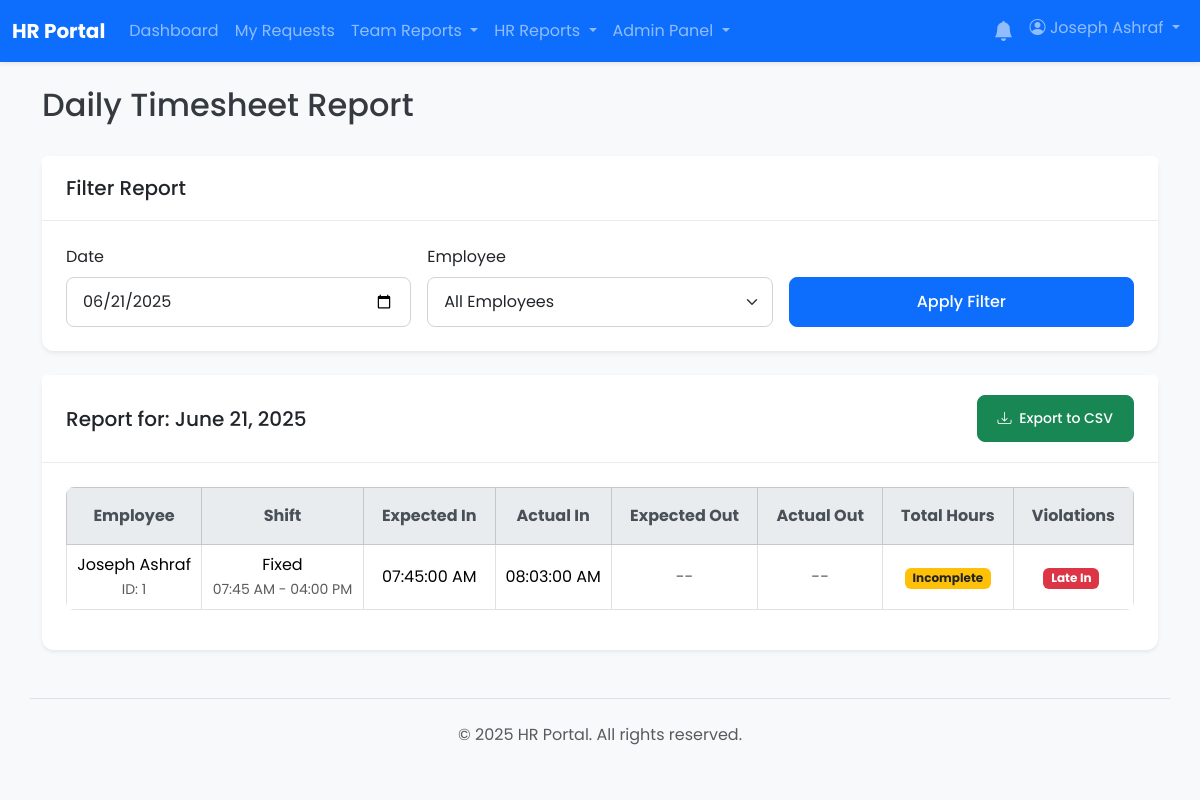
The page /reports/timesheet.php (signed in) on the database its author committed.
### tables this page shows
CREATE TABLE `users` (
  `id` int(11) NOT NULL,
  `employee_code` varchar(50) DEFAULT NULL,
  `full_name` varchar(255) NOT NULL,
  `email` varchar(255) NOT NULL,
  `password` varchar(255) NOT NULL,
  `role` enum('user','manager','hr','hr_manager','admin') NOT NULL DEFAULT 'user',
  `shift_id` int(11) DEFAULT NULL,
  `department_id` int(11) DEFAULT NULL,
  `direct_manager_id` int(11) DEFAULT NULL,
  `is_active` tinyint(1) NOT NULL DEFAULT 1,
  `must_change_password` tinyint(1) NOT NULL DEFAULT 0,
  `created_at` timestamp NOT NULL DEFAULT current_timestamp(),
  `updated_at` timestamp NOT NULL DEFAULT current_timestamp() ON UPDATE current_timestamp(),
  `manager_id` int(11) DEFAULT NULL
);

CREATE TABLE `shifts` (
  `id` int(11) NOT NULL,
  `shift_name` varchar(100) NOT NULL,
  `start_time` time NOT NULL,
  `end_time` time NOT NULL,
  `grace_period_in` int(11) DEFAULT 0 COMMENT 'Minutes allowed to be late',
  `grace_period_out` int(11) DEFAULT 0 COMMENT 'Minutes allowed to leave early',
  `break_start_time` time DEFAULT NULL,
  `break_end_time` time DEFAULT NULL,
  `is_night_shift` tinyint(1) DEFAULT 0 COMMENT 'TRUE if shift crosses midnight',
  `created_at` timestamp NOT NULL DEFAULT current_timestamp(),
  `updated_at` timestamp NOT NULL DEFAULT current_timestamp() ON UPDATE current_timestamp(),
  `grace_in_minutes` int(11) NOT NULL DEFAULT 0,
  `grace_out_minutes` int(11) NOT NULL DEFAULT 0
);

### reports/timesheet.php (the view, shortened to what this page needs)
<?php
require_once __DIR__ . '/../app/bootstrap.php';
$filter_date = $_GET['filter_date'] ?? date('Y-m-d');
$params = [':filter_date' => $filter_date];
$where_clauses = ["DATE(al.punch_time) = :filter_date"];
$where_sql = "WHERE " . implode(' AND ', $where_clauses);
$sql = "
    SELECT
        u.id as user_id,
        u.full_name,
        u.employee_code,
        DATE(al.punch_time) as attendance_date,
        s.shift_name,
        s.start_time AS shift_start_time,
        s.end_time AS shift_end_time,
        s.is_night_shift,
        s.grace_period_in,
        s.grace_period_out,
        MIN(CASE WHEN al.punch_state IN (0, 4) THEN al.punch_time END) as first_in,
        MAX(CASE WHEN al.punch_state IN (1, 5) THEN al.punch_time END) as last_out,
        -- Corrected syntax for GROUP_CONCAT with ORDER BY inside it
        SUBSTRING_INDEX(GROUP_CONCAT(CASE WHEN al.punch_state IN (0,4) THEN al.expected_in END ORDER BY al.punch_time ASC SEPARATOR ','), ',', 1) as expected_first_in,
        SUBSTRING_INDEX(GROUP_CONCAT(CASE WHEN al.punch_state IN (1,5) THEN al.expected_out END ORDER BY al.punch_time DESC SEPARATOR ','), ',', 1) as expected_last_out,
        GROUP_CONCAT(DISTINCT al.violation_type ORDER BY al.violation_type ASC SEPARATOR ', ') as daily_violations
    FROM
        attendance_logs al
    JOIN
        users u ON al.employee_code = u.employee_code
    LEFT JOIN
        shifts s ON u.shift_id = s.id
    {$where_sql}
    GROUP BY
        u.id, u.full_name, u.employee_code, attendance_date, s.shift_name, s.start_time, s.end_time, s.is_night_shift, s.grace_period_in, s.grace_period_out
    ORDER BY
        u.full_name ASC
";
$stmt = $pdo->prepare($sql);
$stmt->execute($params);
$timesheet_data = $stmt->fetchAll(PDO::FETCH_ASSOC);
include __DIR__ . '/../app/templates/header.php';
?>
<div class="d-flex justify-content-between align-items-center mb-4">
    <h1 class="h2">Daily Timesheet Report</h1>
</div>
<div class="card shadow-sm mb-4">
    <div class="card-header"><h2 class="h5 mb-0">Filter Report</h2></div>
    <div class="card-body">
        <form action="timesheet.php" method="GET" class="row g-3">
            <div class="col-md-4">
                <label for="filter_date" class="form-label">Date</label>
                <input type="date" class="form-control" id="filter_date" name="filter_date" value="<?= htmlspecialchars($filter_date) ?>">
            </div>
            <div class="col-md-4">
                <label for="user_id" class="form-label">Employee</label>
                <select class="form-select" id="user_id" name="user_id">
                    <option value="">All Employees</option>
                </select>
            </div>
            <div class="col-md-4 d-flex align-items-end">
                <button type="submit" class="btn btn-primary w-100">Apply Filter</button>
            </div>
        </form>
    </div>
</div>
<div class="card shadow-sm">
    <div class="card-header d-flex justify-content-between align-items-center">
        <h2 class="h5 mb-0">Report for: <?= htmlspecialchars(date('F j, Y', strtotime($filter_date))) ?></h2>
        <a href="?<?= http_build_query(array_merge($_GET, ['export' => 'csv'])) ?>" class="btn btn-sm btn-success">
            <i class="bi bi-download me-1"></i> Export to CSV
        </a>
    </div>
    <div class="card-body">
        <div class="table-responsive">
            <table class="table table-bordered table-hover">
                <thead class="table-light text-center">
                    <tr>
                        <th>Employee</th>
                        <th>Shift</th>
                        <th>Expected In</th>
                        <th>Actual In</th>
                        <th>Expected Out</th>
                        <th>Actual Out</th>
                        <th>Total Hours</th>
                        <th>Violations</th>
                    </tr>
                </thead>
                <tbody class="text-center">
                    <?php if (empty($timesheet_data)): ?>
                        <tr><td colspan="8" class="text-center text-muted p-4">No attendance data found for the selected criteria.</td></tr>
                    <?php else: ?>
                        <?php foreach ($timesheet_data as $row): ?>
                            <tr>
                                <td>
                                    <?= htmlspecialchars($row['full_name']) ?><br>
                                    <small class="text-muted">ID: <?= htmlspecialchars($row['employee_code']) ?></small>
                                </td>
                                <td>
                                    <?= htmlspecialchars($row['shift_name'] ?? 'N/A') ?>
                                    <?php if (isset($row['shift_start_time']) && isset($row['shift_end_time'])): ?>
                                        <br><small class="text-muted"><?= htmlspecialchars(date('h:i A', strtotime($row['shift_start_time']))) ?> - <?= htmlspecialchars(date('h:i A', strtotime($row['shift_end_time']))) ?></small>
                                    <?php endif; ?>
                                </td>
                                <td class="align-middle">
                                    <?= $row['expected_first_in'] ? date('h:i:s A', strtotime($row['expected_first_in'])) : '<span class="text-muted">--</span>' ?>
                                </td>
                                <td class="align-middle">
                                    <?= $row['first_in'] ? date('h:i:s A', strtotime($row['first_in'])) : '<span class="text-muted">--</span>' ?>
                                </td>
                                <td class="align-middle">
                                    <?= $row['expected_last_out'] ? date('h:i:s A', strtotime($row['expected_last_out'])) : '<span class="text-muted">--</span>' ?>
                                </td>
                                <td class="align-middle">
                                    <?= $row['last_out'] ? date('h:i:s A', strtotime($row['last_out'])) : '<span class="text-muted">--</span>' ?>
                                </td>
                                <td class="align-middle">
                                    <?php
                                    if ($row['first_in'] && $row['last_out']) {
                                        $first_in_dt = new DateTime($row['first_in']);
                                        $last_out_dt = new DateTime($row['last_out']);
                                        if (isset($row['is_night_shift']) && $row['is_night_shift'] && $last_out_dt < $first_in_dt) {
                                            $last_out_dt->modify('+1 day');
                                        }
                                        $interval = $first_in_dt->diff($last_out_dt);
                                        echo $interval->format('%h hours, %i minutes');
                                    } else {
                                        echo '<span class="badge bg-warning text-dark">Incomplete</span>';
                                    }
                                    ?>
                                </td>
                                <td class="align-middle">
                                    <?php if (!empty($row['daily_violations'])): ?>
                                        <?php
                                        $violations = explode(', ', $row['daily_violations']);
                                        foreach ($violations as $violation):
                                            $badge_class = 'bg-danger';
                                            echo '<span class="badge ' . $badge_class . ' me-1">' . htmlspecialchars(ucwords(str_replace('_', ' ', $violation))) . '</span>';
                                        endforeach;
                                        ?>
                                    <?php else: ?>
                                        <span class="badge bg-success">None</span>
                                    <?php endif; ?>
                                </td>
                            </tr>
                        <?php endforeach; ?>
                    <?php endif; ?>
                </tbody>
            </table>
        </div>
    </div>
</div>
<?php
include __DIR__ . '/../app/templates/footer.php';
?>

### css/style.css (style rules this page uses)
* { box-sizing: border-box; }
html, body { height: 100%; margin: 0; padding: 0; }
body { font-family: 'Poppins', sans-serif; background-color: #f0f2f5; color: #343a40; }
a { color: #007bff; text-decoration: none; transition: color 0.2s ease-in-out; }
.card { border: none; border-radius: 0.75rem; box-shadow: 0 4px 12px rgba(0, 0, 0, 0.08); }
.card-header { background-color: #ffffff; border-bottom: 1px solid rgba(0, 0, 0, 0.08); font-weight: 600; padding: 1.25rem 1.5rem; border-top-left-radius: 0.75rem; border-top-right-radius: 0.75rem; }
.card-body { padding: 1.5rem; }
.form-control, .form-select { border-radius: 0.5rem; border: 1px solid #ced4da; padding: 0.75rem 1rem; }
.btn { border-radius: 0.5rem; font-weight: 500; padding: 0.75rem 1.25rem; }
.table { border-radius: 0.5rem; overflow: hidden; }
.table thead th { background-color: #e9ecef; color: #495057; border-bottom: none; padding: 1rem; }

### rows shown on the page
users: full_name "Joseph Ashraf", employee_code "1", shift.shift_name "Fixed", shift.start_time "07:45 AM", shift.end_time "04:00 PM", expected_first_in "07:45:00 AM", first_in "08:03:00 AM", violation "Late In"

### other values the page prints
SITE_NAME "HR Portal"
$_SESSION['full_name'] "Joseph Ashraf"
date('F j, Y', strtotime($filter_date)) "June 21, 2025"
